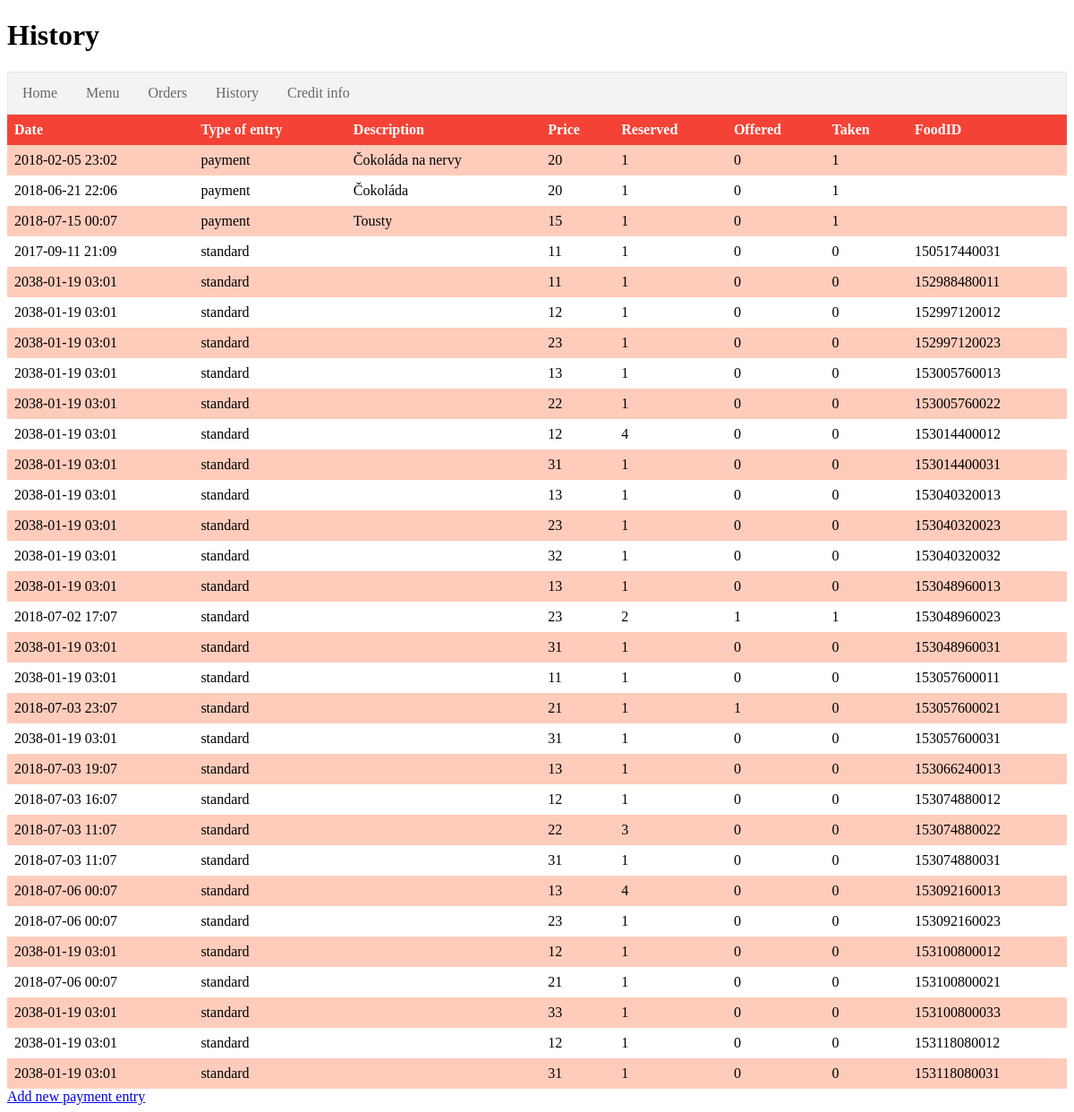
The app's page /app/testPortal/history.php?user=1&format=text with its own data.
### tables this page shows
CREATE TABLE IF NOT EXISTS `FoodOrder` (
  `FOID` int(11) NOT NULL,
  `FOUserID` int(11) NOT NULL,
  `FODate` int(11) NOT NULL,
  `FOFoodID` bigint(20) DEFAULT NULL,
  `FOType` text NOT NULL,
  `FOReserved` int(11) NOT NULL,
  `FOOffered` int(11) NOT NULL,
  `FOTaken` int(11) NOT NULL,
  `FODescription` text,
  `FOPrice` int(11) NOT NULL
);

### app/testPortal/history.php (the view, shortened to what this page needs)
<?php
$dbConn = connectDbFoodOrder();
$history_arr = array();
$time = ((int)(time() / (60 * 60 * 24))) * (60 * 60 * 24) * 1000;
$stmt = $dbConn->prepare("SELECT * FROM FoodOrder WHERE FOUserID=? ORDER BY FOFoodID ASC");
$stmt->bind_param('i', $_GET["user"]);
$stmt->execute();
$result = $stmt->get_result();
while ($row = $result->fetch_assoc()) {
    $isHistoryEntry = false;
    if ($row['FOFoodID'] != NULL) {
        $foodEntry = generateFood(intval($row['FOFoodID']), $_GET["user"]);
        if ($foodEntry->date <= $time) {
            $isHistoryEntry = true;
        } else
            $isHistoryEntry = false;
    } else {
        $isHistoryEntry = true;
    }
    if ($isHistoryEntry) {
        $row_array['_ID'] = intval($row['FOID']);
        $row_array['Date'] = intval($row['FODate']) * 1000;
        $row_array['FoodId'] = $row['FOFoodID'];
        $row_array['Type'] = $row['FOType'];
        $row_array['Reserved'] = intval($row['FOReserved']);
        $row_array['Offered'] = intval($row['FOOffered']);
        $row_array['Taken'] = intval($row['FOTaken']);
        $row_array['Description'] = $row['FODescription'];
        $row_array['Price'] = intval($row['FOPrice']);
        array_push($history_arr, $row_array);
    }
}
if ($_GET["format"] == "text") {
    ?>
    <!DOCTYPE html>
    <html>
    <head>
        <link rel="stylesheet" type="text/css" href="res/style.css"/>
    </head>
    <body>
    <h1>
        History
    </h1>
    <?php include "libs/navBar.php" ?>
    <table>
        <tr>
            <th> Date</th>
            <th> Type of entry</th>
            <th> Description</th>
            <th> Price</th>
            <th> Reserved</th>
            <th> Offered</th>
            <th> Taken</th>
            <th> FoodID</th>
        </tr>
        <?php
        foreach ($history_arr as $order) {
            echo "<tr>";
            echo "<td> " . date("Y-m-d H:m", $order['Date'] / 1000) . " </td>";
            echo "<td>" . $order['Type'] . "</td>";
            echo "<td>" . $order['Description'] . "</td>";
            echo "<td>" . $order['Price'] . "</td>";
            echo "<td>" . $order['Reserved'] . "</td>";
            echo "<td>" . $order['Offered'] . "</td>";
            echo "<td>" . $order['Taken'] . "</td>";
            echo "<td> " . $order['FoodId'] . " </td>";
            echo "</tr>";
        }
        ?>
    </table>
    <a href="actions/payment.php?user=<?php echo $_GET['user']; ?>">Add new payment entry</a>
    </body>
    </html>
    <?php
} else {
    echo json_encode($history_arr);
    echo "\n\n\n<endora>";
}
?>

### app/testPortal/libs/navBar.php
<ul>
    <li><a href="index.php">Home</a></li>
    <li><a href="menu.php?format=text&user=<?php echo $_GET["user"]; ?>">Menu</a></li>
    <li><a href="orders.php?format=text&user=<?php echo $_GET["user"]; ?>">Orders</a></li>
    <li><a href="history.php?format=text&user=<?php echo $_GET["user"]; ?>">History</a></li>
    <li><a href="credit.php?format=text&user=<?php echo $_GET["user"]; ?>">Credit info</a></li>
</ul>

### app/testPortal/res/style.css (style rules this page uses)
table { border-collapse: collapse; width: 100%; }
th, td { text-align: left; padding: 8px; }
tr:nth-child(even) { background-color: #ffccbc }
th { background-color: #f44336; color: white; }
ul { list-style-type: none; margin: 0; padding: 0; overflow: hidden; border: 1px solid #e7e7e7; background-color: #f3f3f3; }
li { float: left; }
li a { display: block; color: #666; text-align: center; padding: 14px 16px; text-decoration: none; }

### records on screen
foodorder: Date "2018-02-05 23:02", FOType "payment", FODescription "Čokoláda na nervy", FOPrice "20", Reserved "1", FOOffered "0", Taken "1"
foodorder: Date "2018-06-21 22:06", FOType "payment", FODescription "Čokoláda", FOPrice "20", Reserved "1", FOOffered "0", Taken "1"
foodorder: Date "2018-07-15 00:07", FOType "payment", FODescription "Tousty", FOPrice "15", Reserved "1", FOOffered "0", Taken "1"
foodorder: Date "2017-09-11 21:09", FOType "standard", FOPrice "11", Reserved "1", FOOffered "0", Taken "0", FOFoodID "150517440031"
foodorder: Date "2038-01-19 03:01", FOType "standard", FOPrice "11", Reserved "1", FOOffered "0", Taken "0", FOFoodID "152988480011"
foodorder: Date "2038-01-19 03:01", FOType "standard", FOPrice "12", Reserved "1", FOOffered "0", Taken "0", FOFoodID "152997120012"
foodorder: Date "2038-01-19 03:01", FOType "standard", FOPrice "23", Reserved "1", FOOffered "0", Taken "0", FOFoodID "152997120023"
foodorder: Date "2038-01-19 03:01", FOType "standard", FOPrice "13", Reserved "1", FOOffered "0", Taken "0", FOFoodID "153005760013"
foodorder: Date "2038-01-19 03:01", FOType "standard", FOPrice "22", Reserved "1", FOOffered "0", Taken "0", FOFoodID "153005760022"
foodorder: Date "2038-01-19 03:01", FOType "standard", FOPrice "12", FOReserved "4", FOOffered "0", Taken "0", FOFoodID "153014400012"
foodorder: Date "2038-01-19 03:01", FOType "standard", FOPrice "31", FOReserved "1", FOOffered "0", Taken "0", FOFoodID "153014400031"
foodorder: Date "2038-01-19 03:01", FOType "standard", FOPrice "13", FOReserved "1", FOOffered "0", Taken "0", FOFoodID "153040320013"
foodorder: Date "2038-01-19 03:01", FOType "standard", FOPrice "23", FOReserved "1", FOOffered "0", Taken "0", FOFoodID "153040320023"
foodorder: Date "2038-01-19 03:01", FOType "standard", FOPrice "32", FOReserved "1", FOOffered "0", Taken "0", FOFoodID "153040320032"
foodorder: Date "2038-01-19 03:01", FOType "standard", FOPrice "13", FOReserved "1", FOOffered "0", Taken "0", FOFoodID "153048960013"
foodorder: Date "2018-07-02 17:07", FOType "standard", FOPrice "23", FOReserved "2", FOOffered "1", Taken "1", FOFoodID "153048960023"
foodorder: Date "2038-01-19 03:01", FOType "standard", FOPrice "31", FOReserved "1", FOOffered "0", Taken "0", FOFoodID "153048960031"
foodorder: Date "2038-01-19 03:01", FOType "standard", FOPrice "11", FOReserved "1", FOOffered "0", Taken "0", FOFoodID "153057600011"
foodorder: Date "2018-07-03 23:07", FOType "standard", FOPrice "21", FOReserved "1", FOOffered "1", FOTaken "0", FOFoodID "153057600021"
foodorder: Date "2038-01-19 03:01", FOType "standard", FOPrice "31", FOReserved "1", FOOffered "0", FOTaken "0", FOFoodID "153057600031"
foodorder: Date "2018-07-03 19:07", FOType "standard", FOPrice "13", FOReserved "1", FOOffered "0", FOTaken "0", FOFoodID "153066240013"
foodorder: Date "2018-07-03 16:07", FOType "standard", FOPrice "12", FOReserved "1", FOOffered "0", FOTaken "0", FOFoodID "153074880012"
foodorder: Date "2018-07-03 11:07", FOType "standard", FOPrice "22", FOReserved "3", FOOffered "0", FOTaken "0", FOFoodID "153074880022"
foodorder: Date "2018-07-03 11:07", FOType "standard", FOPrice "31", FOReserved "1", FOOffered "0", FOTaken "0", FOFoodID "153074880031"
foodorder: Date "2018-07-06 00:07", FOType "standard", FOPrice "13", FOReserved "4", FOOffered "0", FOTaken "0", FOFoodID "153092160013"
foodorder: Date "2018-07-06 00:07", FOType "standard", FOPrice "23", FOReserved "1", FOOffered "0", FOTaken "0", FOFoodID "153092160023"
foodorder: Date "2038-01-19 03:01", FOType "standard", FOPrice "12", FOReserved "1", FOOffered "0", FOTaken "0", FOFoodID "153100800012"
foodorder: Date "2018-07-06 00:07", FOType "standard", FOPrice "21", FOReserved "1", FOOffered "0", FOTaken "0", FOFoodID "153100800021"
foodorder: Date "2038-01-19 03:01", FOType "standard", FOPrice "33", FOReserved "1", FOOffered "0", FOTaken "0", FOFoodID "153100800033"
foodorder: Date "2038-01-19 03:01", FOType "standard", FOPrice "12", FOReserved "1", FOOffered "0", FOTaken "0", FOFoodID "153118080012"
foodorder: Date "2038-01-19 03:01", FOType "standard", FOPrice "31", FOReserved "1", FOOffered "0", FOTaken "0", FOFoodID "153118080031"
